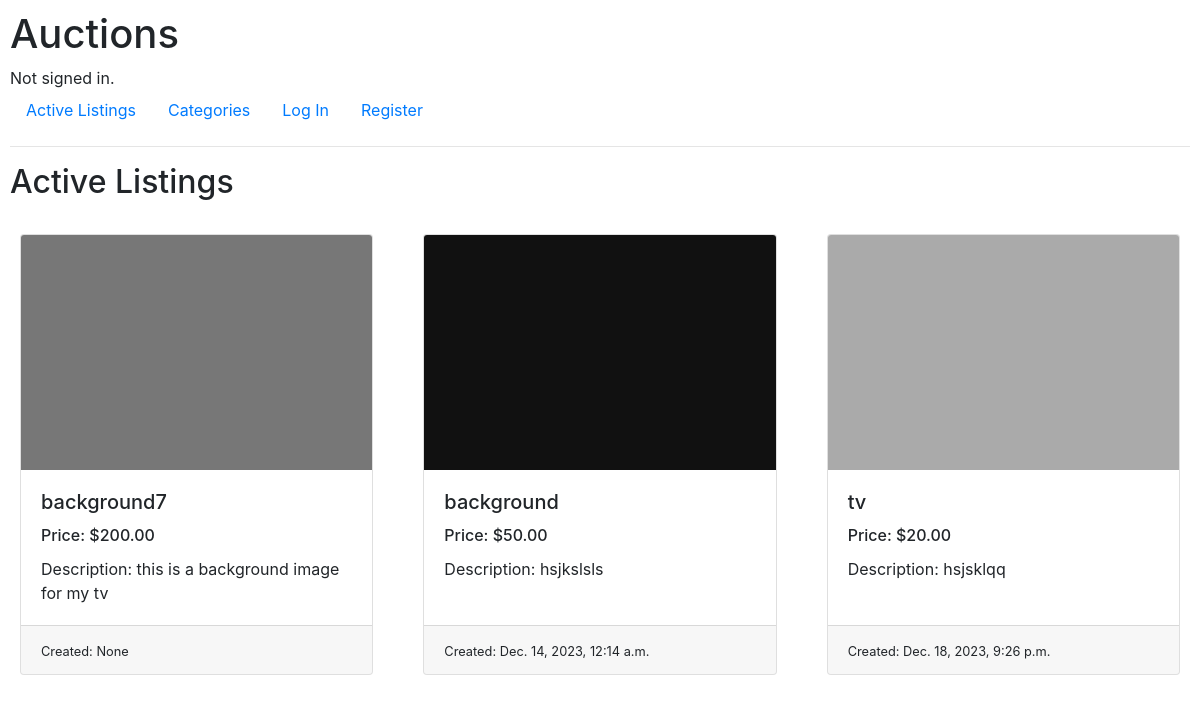
The app's page /, older data.
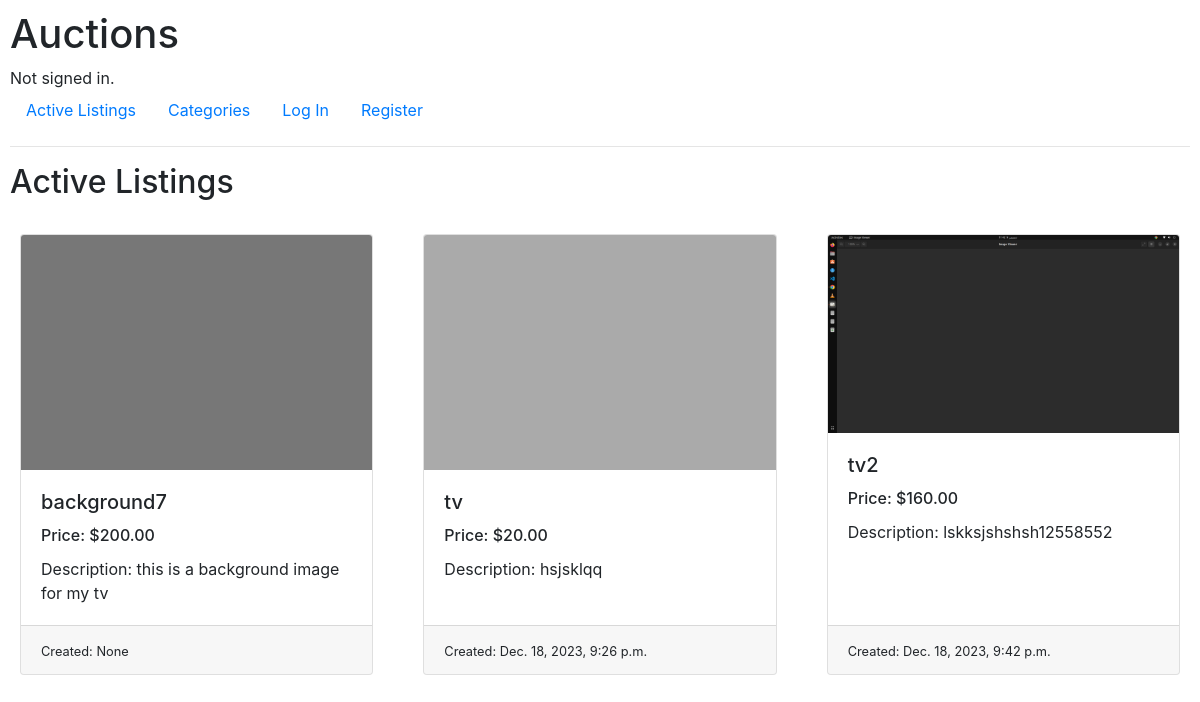
The same page, newer data.
### auctions/models.py (models this page shows)
class Listing(models.Model):
    product_image = models.ImageField(upload_to='files/images', blank=True, null=True)
    product_name = models.CharField(max_length=200, blank=True, null=True)
    product_categorie = models.ForeignKey(Categorie, blank=True, null=True, on_delete=models.CASCADE)
    description = models.CharField(max_length=255, blank=True, null=True)
    price = models.DecimalField(max_digits=10, decimal_places=2)
    date_created = models.DateTimeField(blank=True, null=True)
    seller = models.ForeignKey(User, on_delete=models.CASCADE, blank=True, null=True, related_name='seller')
    winner = models.ForeignKey(User, on_delete=models.CASCADE, blank=True, null=True, related_name='winner')

### auctions/views.py (the view)
# urls.py: path("", views.index, name="index"),
def index(request):
    if request.user.is_authenticated:
        count = Count_W(request)
        return render(request, "auctions/index.html", {
            "count":count,
            "listings": Listing.objects.all()
        })
    return render(request, "auctions/index.html", {
            "listings": Listing.objects.all()
        })

### auctions/templates/auctions/index.html
{% extends "auctions/layout.html" %}
{% block body %}
    <h2>Active Listings</h2>
    <div class="row row-cols-1 row-cols-md-3 g-4">
        {% for listing in listings %}
        {% if listing.winner == None%}
            <div class="col" id="col" style="padding: 25px;" onclick="location.href='{{listing.id}}'">
                <div class="card h-100">
                    <img src="{{ listing.product_image}}" class="card-img-top" alt="No image listed">
                    <div class="card-body">
                        <h5 class="card-title">{{ listing.product_name }}</h5>
                        <h6 class="card-title">Price: ${{ listing.price }}</h6>
                        <p class="card-text">Description: {{ listing.description }}</p>
                    </div>
                    <div class="card-footer">
                        <small class="text-body-secondary">Created: {{ listing.date_created }}</small>
                    </div>
                </div>
            </div>
            {% endif %}
        {% endfor %}
    </div>
{% endblock %}

Row changes from the older to the newer data that the page shows:
no longer on this page (row edited): Listing: product_image (picture), product_name "background", price "50.00", description "hsjkslsls", date_created "Dec. 14, 2023, 12:14 a.m."
added Listing: product_image (picture), product_name "tv2", price "160.00", description "lskksjshshsh12558552", date_created "Dec. 18, 2023, 9:42 p.m."
